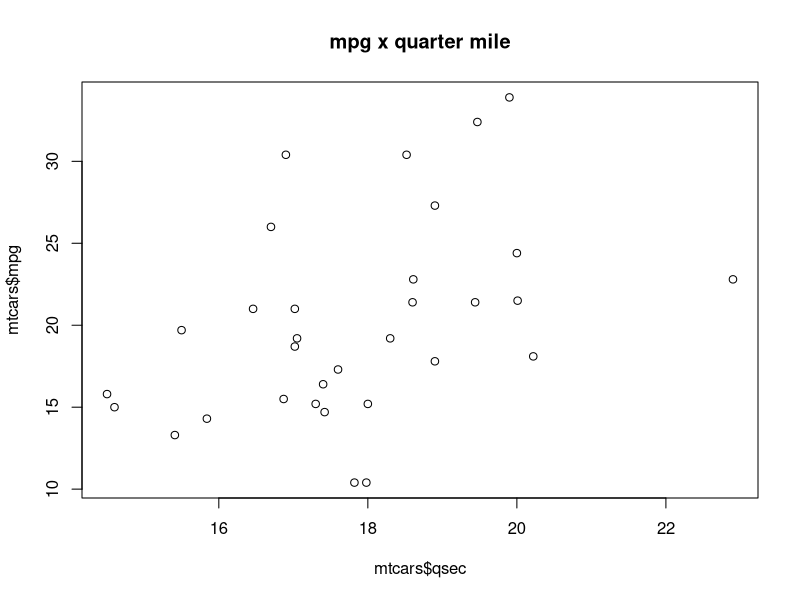

This figure's R source: (Note: this script raises an error after producing the figure.)
##Section 1.4 Sourcing Data##
# LOAD AN AVAILABLE DATASET 

####Exercise 1.11: Run the following code:
data() #list of datasets
mtcars #prints the motor trend car road tests
?mtcars #info on the mtcars datasets
data(mtcars)
plot(mtcars$qsec, mtcars$mpg,
     xlabel="quarter mile sprint",
     ylabel="miles per gallon",
     main="mpg x quarter mile")

-##Section 1.5 Data Types##
# VECTORS 

#Exercise 1.13:vector
x= c(0.1,2,4.3,3.1,5)
x[2]
x[1:3]
x[-(1:3)]
x[x>3]

#Exercise 1.14:
y=2*x+1 #new vector
print(y)

#Exercise 1.15:
#Calculate for X
mean(x)
median(x)
sd(x)
#Calculate for Y
mean(y)
median(y)
sd(y)


#Exercise 1.16: seq()
seq(-5,5,by=1)

#Exercise 1.17: 
rep(x,2)

#Exercise 1.18:
#Vectors may also contain characters or strings:
fruit <- c(5, 10, 4)
names(fruit) <- c("orange", "banana", "apple")
lunch <- fruit[c("apple","orange")] 

##Section 1.6 Matrices, Arrays & List##
## MATRICES 
#Exercise 1.19:
# Create a vector
x = c(1, 2, 3, 4, 5, 6, 7, 8, 9)
# Now make it a 3×3 matrix:
matrix(x, ncol = 3) # note how this is arranged.
#If we prefer arranging by rows:
M = matrix(x, ncol = 3, byrow = TRUE)
#The matrix now has dimensions:
dim(M)
ncol(M)
nrow(M)
#What do the following do?
t(M); aperm(M, c(2,1))
diag(M)
det(M)
#define two matrices A and B as below:
A <- M; B <- t(M)
#Element-by-element product:
A * B #(if A and B are square)
#Matrix product:
A %*% B
# note how these are considerably different! 


##ARRAYS##
##Exercise 1.20
h = seq(1, 24, by=1)  
Z <- array(h, dim=c(3,4,2))  
Z[1,1,1]; Z[1,2,2] 



# LISTS####
####Exercise 1.21

Lst <- list(name="Fred", wife="Mary", no.children=3, 
            child.ages=c(4,7,9))  
Lst[[2]]  
Lst[[4]][1]  

